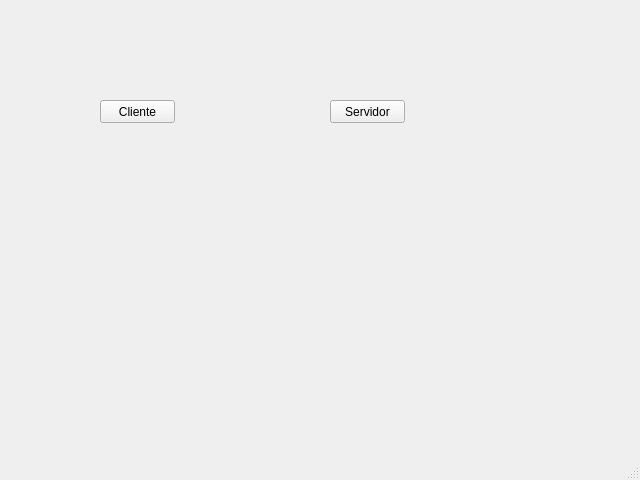
<?xml version="1.0" encoding="UTF-8"?>
<ui version="4.0">
 <class>MainWindow</class>
 <widget class="QMainWindow" name="MainWindow">
  <property name="geometry">
   <rect>
    <x>0</x>
    <y>0</y>
    <width>640</width>
    <height>480</height>
   </rect>
  </property>
  <property name="windowTitle">
   <string>MainWindow</string>
  </property>
  <widget class="QWidget" name="centralwidget">
   <widget class="QPushButton" name="cliente">
    <property name="geometry">
     <rect>
      <x>100</x>
      <y>100</y>
      <width>75</width>
      <height>23</height>
     </rect>
    </property>
    <property name="text">
     <string>Cliente</string>
    </property>
   </widget>
   <widget class="QPushButton" name="servidor">
    <property name="geometry">
     <rect>
      <x>330</x>
      <y>100</y>
      <width>75</width>
      <height>23</height>
     </rect>
    </property>
    <property name="text">
     <string>Servidor</string>
    </property>
   </widget>
  </widget>
  <widget class="QStatusBar" name="statusbar"/>
 </widget>
 <resources/>
 <connections/>
</ui>
